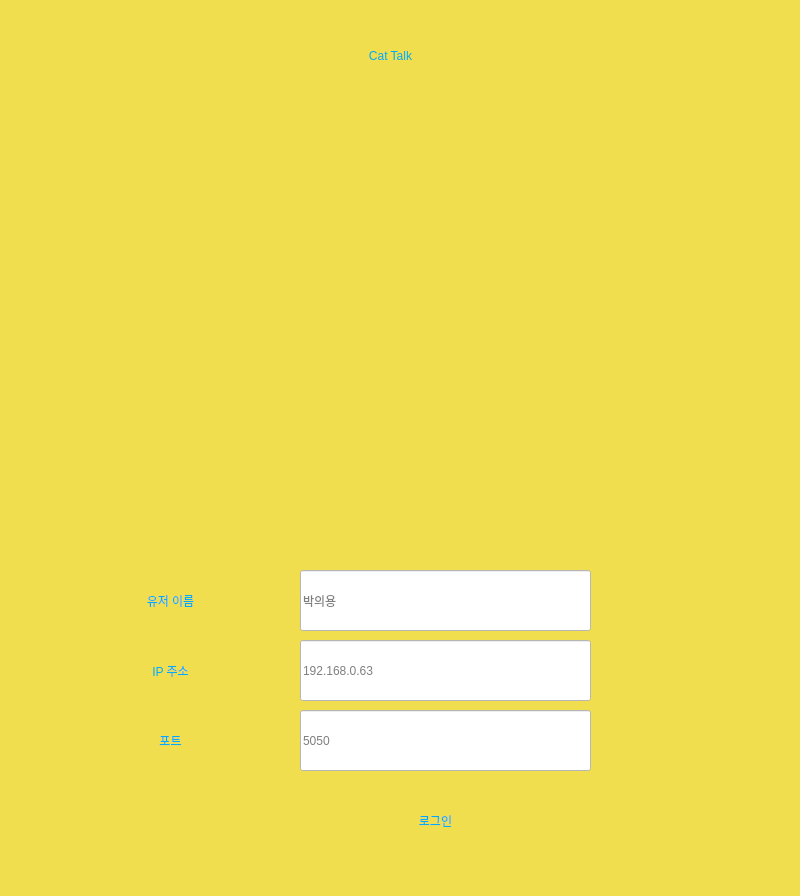
<?xml version="1.0" encoding="UTF-8"?>
<ui version="4.0">
 <class>MainWindow</class>
 <widget class="QMainWindow" name="MainWindow">
  <property name="geometry">
   <rect>
    <x>0</x>
    <y>0</y>
    <width>800</width>
    <height>896</height>
   </rect>
  </property>
  <property name="windowTitle">
   <string>MainWindow</string>
  </property>
  <property name="styleSheet">
   <string notr="true">background-color: rgb(241, 222, 78);</string>
  </property>
  <widget class="QWidget" name="centralwidget">
   <widget class="QLabel" name="label_4">
    <property name="geometry">
     <rect>
      <x>190</x>
      <y>0</y>
      <width>401</width>
      <height>111</height>
     </rect>
    </property>
    <property name="styleSheet">
     <string notr="true">border-radius: 20px;
font: 35pt &quot;Cambria&quot;;
color: rgb(0, 170, 255)</string>
    </property>
    <property name="text">
     <string>Cat Talk</string>
    </property>
    <property name="alignment">
     <set>Qt::AlignCenter</set>
    </property>
   </widget>
   <widget class="QLabel" name="label_7">
    <property name="geometry">
     <rect>
      <x>60</x>
      <y>710</y>
      <width>221</width>
      <height>61</height>
     </rect>
    </property>
    <property name="styleSheet">
     <string notr="true">
font: 25pt &quot;Cambria&quot;;
color: rgb(0, 170, 255)</string>
    </property>
    <property name="text">
     <string>포트</string>
    </property>
    <property name="alignment">
     <set>Qt::AlignCenter</set>
    </property>
   </widget>
   <widget class="QPushButton" name="entrance_btn">
    <property name="geometry">
     <rect>
      <x>290</x>
      <y>790</y>
      <width>291</width>
      <height>61</height>
     </rect>
    </property>
    <property name="styleSheet">
     <string notr="true">QPushButton{
border-radius: 20px;
font: 20pt &quot;Cambria&quot;;
color: rgb(0, 170, 255)
}</string>
    </property>
    <property name="text">
     <string>로그인</string>
    </property>
   </widget>
   <widget class="QLineEdit" name="user_name">
    <property name="geometry">
     <rect>
      <x>300</x>
      <y>570</y>
      <width>291</width>
      <height>61</height>
     </rect>
    </property>
    <property name="styleSheet">
     <string notr="true">background-color:rgb(255, 255, 255);
font: 15pt &quot;Cambria&quot;;</string>
    </property>
    <property name="text">
     <string/>
    </property>
    <property name="placeholderText">
     <string>박의용</string>
    </property>
   </widget>
   <widget class="QLabel" name="label_6">
    <property name="geometry">
     <rect>
      <x>60</x>
      <y>640</y>
      <width>221</width>
      <height>61</height>
     </rect>
    </property>
    <property name="styleSheet">
     <string notr="true">
font: 25pt &quot;Cambria&quot;;
color: rgb(0, 170, 255)</string>
    </property>
    <property name="text">
     <string>IP 주소</string>
    </property>
    <property name="alignment">
     <set>Qt::AlignCenter</set>
    </property>
   </widget>
   <widget class="QLineEdit" name="user_port">
    <property name="geometry">
     <rect>
      <x>300</x>
      <y>710</y>
      <width>291</width>
      <height>61</height>
     </rect>
    </property>
    <property name="styleSheet">
     <string notr="true">background-color:rgb(255, 255, 255);
font: 15pt &quot;Cambria&quot;;</string>
    </property>
    <property name="text">
     <string/>
    </property>
    <property name="placeholderText">
     <string>5050</string>
    </property>
   </widget>
   <widget class="QLineEdit" name="user_ip">
    <property name="geometry">
     <rect>
      <x>300</x>
      <y>640</y>
      <width>291</width>
      <height>61</height>
     </rect>
    </property>
    <property name="styleSheet">
     <string notr="true">background-color:rgb(255, 255, 255);
font: 15pt &quot;Cambria&quot;;</string>
    </property>
    <property name="text">
     <string/>
    </property>
    <property name="placeholderText">
     <string>192.168.0.63</string>
    </property>
   </widget>
   <widget class="QLabel" name="label_5">
    <property name="geometry">
     <rect>
      <x>60</x>
      <y>570</y>
      <width>221</width>
      <height>61</height>
     </rect>
    </property>
    <property name="styleSheet">
     <string notr="true">
font: 25pt &quot;Cambria&quot;;
color: rgb(0, 170, 255)</string>
    </property>
    <property name="text">
     <string>유저 이름</string>
    </property>
    <property name="alignment">
     <set>Qt::AlignCenter</set>
    </property>
   </widget>
   <widget class="QLabel" name="label">
    <property name="geometry">
     <rect>
      <x>0</x>
      <y>0</y>
      <width>800</width>
      <height>896</height>
     </rect>
    </property>
    <property name="text">
     <string/>
    </property>
    <property name="pixmap">
     <pixmap>gb.jpg</pixmap>
    </property>
   </widget>
   <zorder>label</zorder>
   <zorder>label_4</zorder>
   <zorder>label_7</zorder>
   <zorder>entrance_btn</zorder>
   <zorder>user_name</zorder>
   <zorder>label_6</zorder>
   <zorder>user_port</zorder>
   <zorder>user_ip</zorder>
   <zorder>label_5</zorder>
  </widget>
 </widget>
 <resources/>
 <connections/>
</ui>
